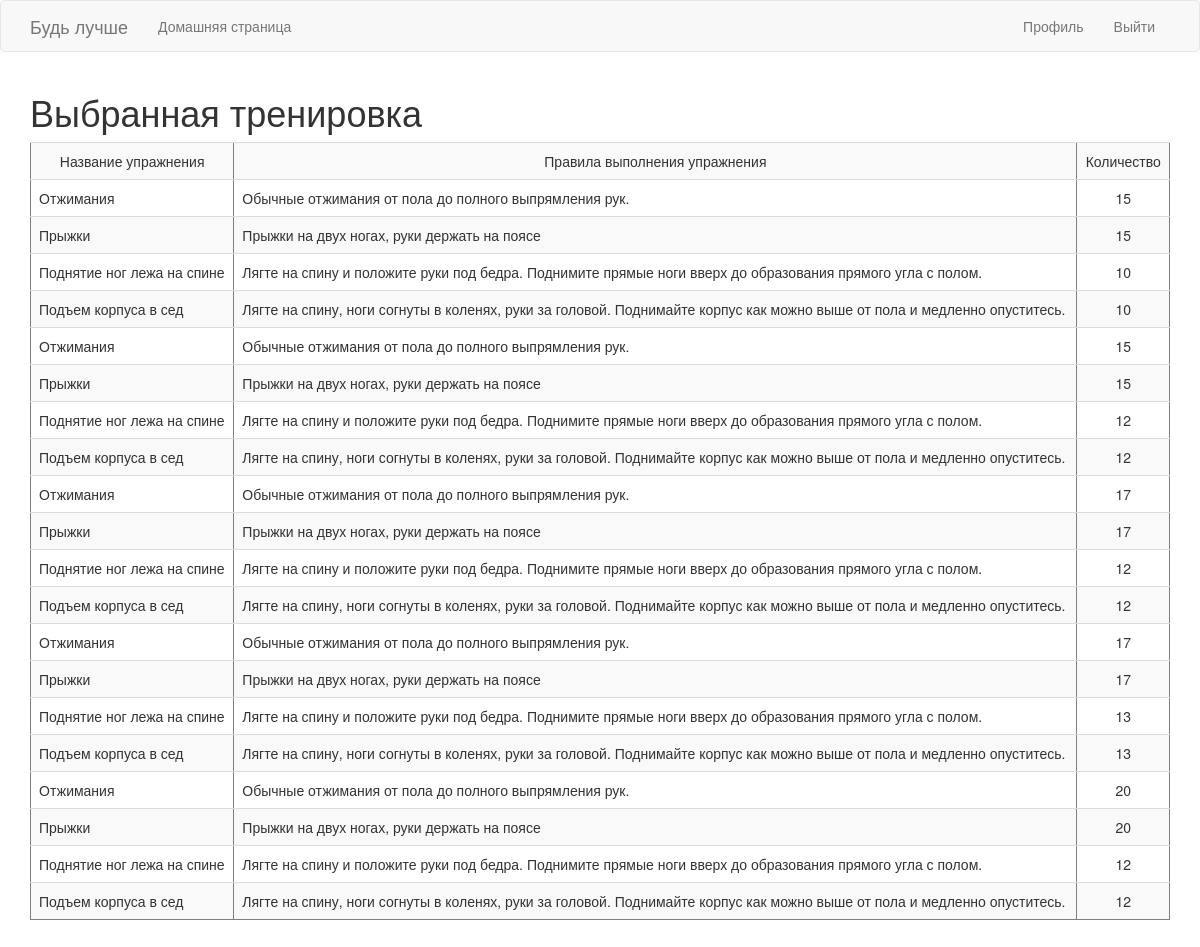
The page /training_user (signed in) on the database its author committed.
### app/models.py (models this page shows)
class Exercises(db.Model):
    id = db.Column(db.Integer, primary_key=True)
    name_exercises = db.Column(db.String(256), index=True)
    rules = db.Column(db.Text(500), index=True)
    day = db.Column(db.Integer)
    number = db.Column(db.Integer)
    training_id = db.Column(db.Integer, db.ForeignKey('training.id'))

### app/routes.py (the view)
@app.route('/training_user')
@login_required
def training_user():
    if current_user.active_training == 1:
        training_id = TrainingList(user_id=current_user.id)
        i = training_id.get_training()
        exe = Training(id=i.training_id)
        exercises = exe.all_exe()
    return render_template('training_user.html', title='Тренировка', exercises=exercises)

### app/models.py (called while the page is built)
@login.user_loader
def load_user(id):
    return User.query.get(int(id))

    def all_exe(self):
        exe = Exercises.query.filter_by(training_id=self.id)
        return exe

    def get_training(self):
        selected_training = TrainingList.query.filter_by(user_id = self.user_id)
        return selected_training[-1]

### app/routes.py (called while the page is built)
@app.before_request
def before_request():
    if current_user.is_authenticated:
        current_user.last_seen = datetime.utcnow()
        db.session.commit()

### app/templates/training_user.html
{% extends "base.html" %}
{% import 'bootstrap/wtf.html' as wtf %}
{% block app_content %}
    <h1>Выбранная тренировка</h1>
<table class="table table-striped" border="1" >
    <tr valign="top">
        <td align="center"> Название упражнения </td>
        <td align="center"> Правила выполнения упражнения </td>
        <td align="center"> Количество </td>
    {% for exercises in exercises %}
        {% include '_exe.html' %}
    {% endfor %}
</table>
<br>
{% endblock %}

### app/templates/_exe.html
    <tr valign="top">
        <td>{{ exercises.name_exercises }}</td>
        <td  align="stretch">{{ exercises.rules }} </td>
        <td align="center">{{ exercises.number }} </td>
    </tr>

### rows shown on the page
Exercises: name_exercises "Отжимания", rules "Обычные отжимания от пола до полного выпрямления рук.", number "15"
Exercises: name_exercises "Прыжки", rules "Прыжки на двух ногах, руки держать на поясе", number "15"
Exercises: name_exercises "Поднятие ног лежа на спине", rules "Лягте на спину и положите руки под бедра. Поднимите прямые ноги вверх до образования прямого угла с полом.", number "10"
Exercises: name_exercises "Подъем корпуса в сед", rules "Лягте на спину, ноги согнуты в коленях, руки за головой. Поднимайте корпус как можно выше от пола и медленно опуститесь.", number "10"
Exercises: name_exercises "Отжимания", rules "Обычные отжимания от пола до полного выпрямления рук.", number "15"
Exercises: name_exercises "Прыжки", rules "Прыжки на двух ногах, руки держать на поясе", number "15"
Exercises: name_exercises "Поднятие ног лежа на спине", rules "Лягте на спину и положите руки под бедра. Поднимите прямые ноги вверх до образования прямого угла с полом.", number "12"
Exercises: name_exercises "Подъем корпуса в сед", rules "Лягте на спину, ноги согнуты в коленях, руки за головой. Поднимайте корпус как можно выше от пола и медленно опуститесь.", number "12"
Exercises: name_exercises "Отжимания", rules "Обычные отжимания от пола до полного выпрямления рук.", number "17"
Exercises: name_exercises "Прыжки", rules "Прыжки на двух ногах, руки держать на поясе", number "17"
Exercises: name_exercises "Поднятие ног лежа на спине", rules "Лягте на спину и положите руки под бедра. Поднимите прямые ноги вверх до образования прямого угла с полом.", number "12"
Exercises: name_exercises "Подъем корпуса в сед", rules "Лягте на спину, ноги согнуты в коленях, руки за головой. Поднимайте корпус как можно выше от пола и медленно опуститесь.", number "12"
Exercises: name_exercises "Отжимания", rules "Обычные отжимания от пола до полного выпрямления рук.", number "17"
Exercises: name_exercises "Прыжки", rules "Прыжки на двух ногах, руки держать на поясе", number "17"
Exercises: name_exercises "Поднятие ног лежа на спине", rules "Лягте на спину и положите руки под бедра. Поднимите прямые ноги вверх до образования прямого угла с полом.", number "13"
Exercises: name_exercises "Подъем корпуса в сед", rules "Лягте на спину, ноги согнуты в коленях, руки за головой. Поднимайте корпус как можно выше от пола и медленно опуститесь.", number "13"
Exercises: name_exercises "Отжимания", rules "Обычные отжимания от пола до полного выпрямления рук.", number "20"
Exercises: name_exercises "Прыжки", rules "Прыжки на двух ногах, руки держать на поясе", number "20"
Exercises: name_exercises "Поднятие ног лежа на спине", rules "Лягте на спину и положите руки под бедра. Поднимите прямые ноги вверх до образования прямого угла с полом.", number "12"
Exercises: name_exercises "Подъем корпуса в сед", rules "Лягте на спину, ноги согнуты в коленях, руки за головой. Поднимайте корпус как можно выше от пола и медленно опуститесь.", number "12"
